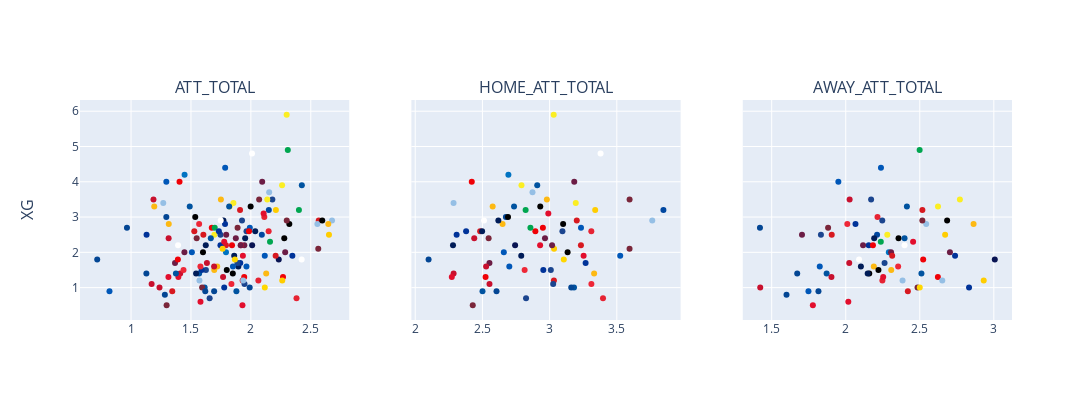

Notebook code cell kept with this figure:
### Code cell
with sqlite3.connect('../data/fpl.db') as con:
    processed_data = pd.read_sql_query('select * from "02_PROCESSED_DATA"', con)
team_df = processed_data[processed_data["TEAM"]=="Manchester City"].copy()
team_df.loc[team_df.index,"OPPONENT_COLOR"] = team_df["OPPONENT"].map(lambda x: color_map[x])
plot_elos(team_df, ["ATT_TOTAL", "HOME_ATT_TOTAL", "AWAY_ATT_TOTAL"], "XG", "OPPONENT_COLOR", ["OPPONENT", "SEASON", "ROUND"])

### Figure 1 — Plotly figure (JSON) as saved in the notebook; plotly's stock layout.template omitted (floating-point values rounded to 4 significant figures; data arrays with more than 128 entries replaced by an {"elided": "..."} marker saying what was removed)
{"data": [{"marker": {"color": {"elided": "152 str values"}}, "mode": "markers", "showlegend": false, "text": {"elided": "152 str values"}, "type": "scatter", "x": {"elided": "152 float values"}, "xaxis": "x", "y": {"elided": "152 float values"}, "yaxis": "y"}, {"marker": {"color": {"elided": "152 str values"}}, "mode": "markers", "showlegend": false, "text": {"elided": "152 str values"}, "type": "scatter", "x": {"elided": "152 float values"}, "xaxis": "x2", "y": {"elided": "152 float values"}, "yaxis": "y2"}, {"marker": {"color": {"elided": "152 str values"}}, "mode": "markers", "showlegend": false, "text": {"elided": "152 str values"}, "type": "scatter", "x": {"elided": "152 float values"}, "xaxis": "x3", "y": {"elided": "152 float values"}, "yaxis": "y3"}], "layout": {"annotations": [{"font": {"size": 16}, "showarrow": false, "text": "ATT_TOTAL", "x": 0.1444, "xanchor": "center", "xref": "paper", "y": 1, "yanchor": "bottom", "yref": "paper"}, {"font": {"size": 16}, "showarrow": false, "text": "HOME_ATT_TOTAL", "x": 0.5, "xanchor": "center", "xref": "paper", "y": 1, "yanchor": "bottom", "yref": "paper"}, {"font": {"size": 16}, "showarrow": false, "text": "AWAY_ATT_TOTAL", "x": 0.8556, "xanchor": "center", "xref": "paper", "y": 1, "yanchor": "bottom", "yref": "paper"}, {"font": {"size": 16}, "showarrow": false, "text": "XG", "textangle": -90, "x": 0, "xanchor": "right", "xref": "paper", "xshift": -40, "y": 0.5, "yanchor": "middle", "yref": "paper"}], "height": 400, "width": 1200, "xaxis": {"anchor": "y", "domain": [0, 0.2889]}, "xaxis2": {"anchor": "y2", "domain": [0.3556, 0.6444]}, "xaxis3": {"anchor": "y3", "domain": [0.7111, 1]}, "yaxis": {"anchor": "x", "domain": [0, 1]}, "yaxis2": {"anchor": "x2", "domain": [0, 1], "matches": "y", "showticklabels": false}, "yaxis3": {"anchor": "x3", "domain": [0, 1], "matches": "y", "showticklabels": false}}}
